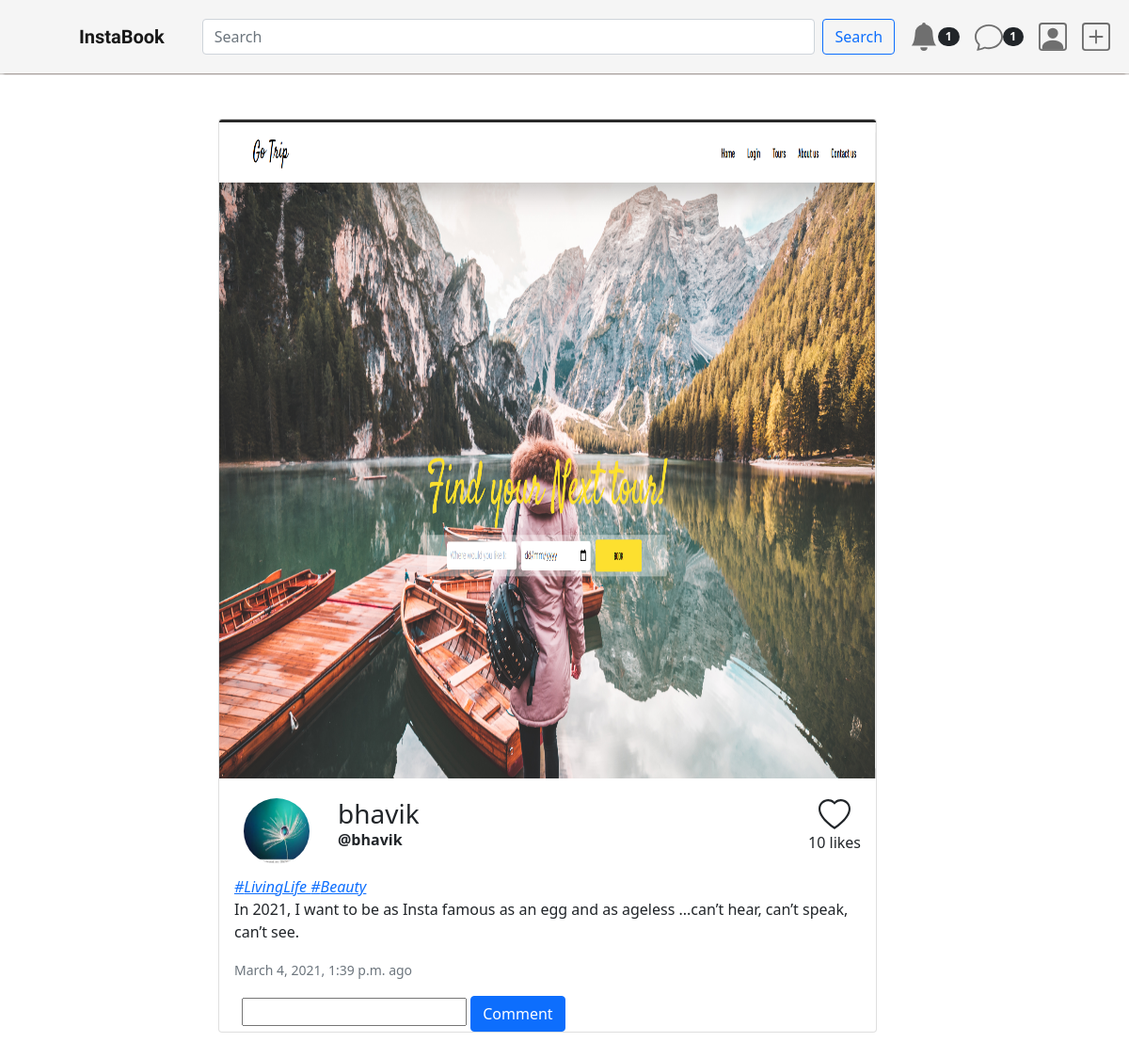
/post/ff6ade02-940a-4a9d-9afc-0b1a05530b9e (signed in), run on the app's committed database.
### post/models.py (models this page shows, shortened)
class Post(models.Model):
    id = models.UUIDField(primary_key=True, default=uuid.uuid4, editable=False)
    content = models.ManyToManyField(PostFileContent, related_name='contents')
    caption = models.TextField(max_length=1500, verbose_name='Caption')
    posted = models.DateTimeField(auto_now_add=True)
    tags = models.ManyToManyField(Tag, related_name='tags')
    user = models.ForeignKey(User, on_delete=models.CASCADE)
    likes = models.IntegerField(default=0)

class PostFileContent(models.Model):
    user = models.ForeignKey(
        User, on_delete=models.CASCADE, related_name='content_owner')
    file = models.FileField(upload_to=user_directory_path)

class Tag(models.Model):
    title = models.CharField(max_length=75, verbose_name='Tag')
    slug = models.SlugField(null=False, unique=True)
    class Meta:
        verbose_name = 'Tag'
        verbose_name_plural = 'Tags'
    def __str__(self):
        return self.title

### post/views.py (the view)
# urls.py: path('<uuid:post_id>', views.PostDetails, name="postdetails")
@login_required
def PostDetails(request, post_id):
    post = get_object_or_404(Post, id=post_id)
    user = request.user
    print(user)
    comment = Comment.objects.filter(post=post).order_by('date')
    if request.method == 'POST':
        form = CommentForm(request.POST)
        if form.is_valid():
            comment = form.save(commit=False)
            comment.post = post
            comment.user = user
            comment.save()
            return HttpResponseRedirect(reverse('postdetails', args=[post_id]))
    else:
        form = CommentForm()
    template = loader.get_template('post_detail.html')
    context = {
        'post': post,
        'comment': comment,
        'form': form,
    }
    return HttpResponse(template.render(context, request))

### comment/forms.py
class CommentForm(forms.ModelForm):
    body = forms.CharField(required=True)
    class Meta:
        model = Comment
        fields = ('body',)

### social_clone_app/templates/post_detail.html (shortened to what this page needs)
{% extends 'base.html' %}
{% load static %}
{% block content %}
<div class="container mt-5">
    <div class="row justify-content-center ">
        <div class="col-8  align-self-center">
            <div class="card mb-5" style="max-width: 700px;">
                <img src="{{post.content.first.file.url}}" height="700px" class="card-img-top" alt="...">
                <div class="card-body">
                    <div class="card__name">
                        <div class="card__small_profile">
                            <img class="story__image"
                                alt="...">
                            <div class="card__username">
                                <h3>{{post.user.username}}</h3>
                                <p><strong>@{{post.user.username}}</strong></p>
                            </div>
                        </div>
                        <div class="card__likes">
                            <p>{{post.likes}} likes</p>
                        </div>
                    </div>
                    <p class="card-text">
                        {% for tag in post.tags.all %}
                        <em>
                            <i>
                                <a href="{% url 'tag.get_absolute_url' }">
                                        #{{tag}}
                                </a>
                            </i>
                        </em>
                        <br>
                        {{post.caption}}
                    </p>
                    <p class=" card-text">
                                    <small class="text-muted">
                                        <time datetime="2020-1-1">{{post.posted}}</time>
                                        ago
                                    </small>
                    </p>
                </div>
                <div class="mx-4">
                    <form method=" POST">
                        {{form.body}}
                        <button class="btn btn-primary" type="submit">Comment</button>
                    </form>
                </div>
            </div>
        </div>
    </div>
</div>
{% endblock %}

### social_clone_app/static/css/index.css (style rules this page uses)
.story__image { border-radius: 50%; width: 70px; height: 70px; margin-left: -40px; }
.card__name { display: flex; flex-direction: row; justify-content: space-between; }
.card__small_profile { display: flex; flex-direction: row; padding: 5px; padding-left: 50px; }
.card__username { padding-left: 30px; margin-bottom: 5px; }
.card__username > p { margin-top: -10px; }
.card__likes { display: flex; flex-direction: column; justify-content: center; align-items: center; }

### data on the page
Post: content.first.file (picture), user.username "bhavik", likes "10", caption "In 2021, I want to be as Insta famous as an egg and as ageless ...can’t hear, can’t speak, can’t see.", posted "March 4, 2021, 1:39 p.m."
Tag: title "LivingLife"
Tag: title "Beauty"
